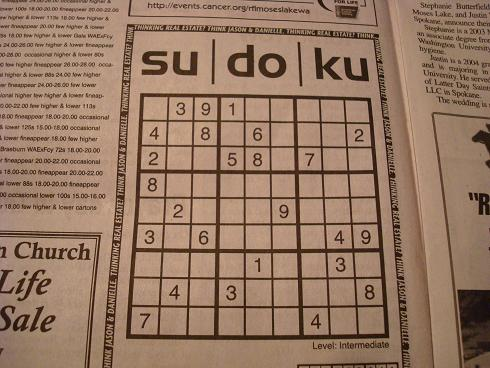
#> input picture cbhsudoku.jpg, 490 x 368 px
$ python -i img_processing.py   (imports and definitions only)
#> lines starting #> are read from the running program, lines starting #| are printed output that depends on the picture; after the words box and inside, x2 and y2 are one past the last pixel; in counts of white or black regions, pixels touching at a corner belong together
#> further down, picture is the input picture: shape (368, 490, 3); mean B, G, R 99.6, 120.7, 150.8
from __future__ import print_function
import cv2
import numpy as np
import os
from matplotlib import pyplot as plt
from IPython.display import clear_output


#Displays the grid lines on top of the warped image...
# [13 lines left out: function displayGrid, not called in this run]


#Preprocesses the input image
def preprocessImage(image, skip_dilation = False):
#> called with skip_dilation = False
    preprocess = cv2.cvtColor(image, cv2.COLOR_BGR2GRAY)
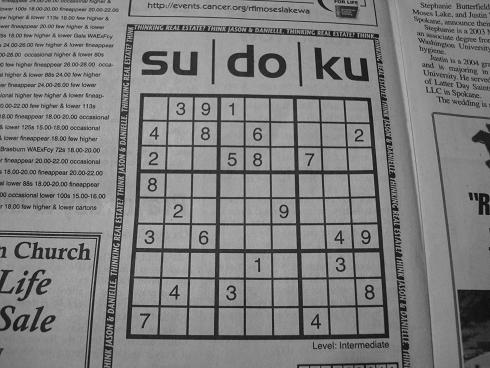
#> preprocess: shape (368, 490); min 4, max 196, mean 127.3
    preprocess = cv2.GaussianBlur(preprocess, (9, 9), 0)
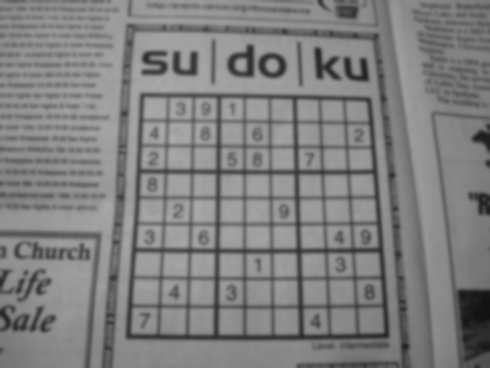
#> preprocess: shape (368, 490); min 18, max 172, mean 127.3
    preprocess = cv2.adaptiveThreshold(preprocess, 255, cv2.ADAPTIVE_THRESH_GAUSSIAN_C, cv2.THRESH_BINARY, 11, 2)
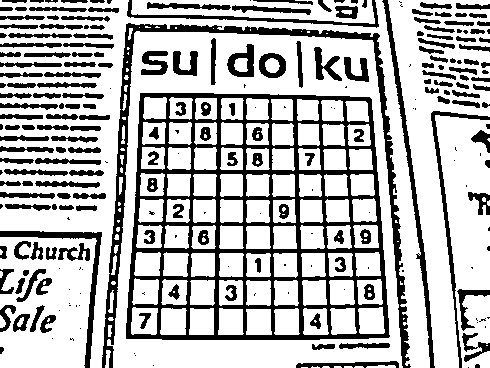
#> preprocess: shape (368, 490); 71.7% white; 248 black regions (74 under 20 px), largest, box (x1, y1, x2, y2) and area: (126, 93, 390, 340) 18027, (102, 23, 411, 368) 6155, (382, 0, 435, 368) 1727

    if not skip_dilation:
        kernel = np.array([[0, 1, 0], [1, 1, 1], [0, 1, 0]], dtype = np.uint8)
        preprocess = cv2.dilate(preprocess, kernel, iterations = 1)
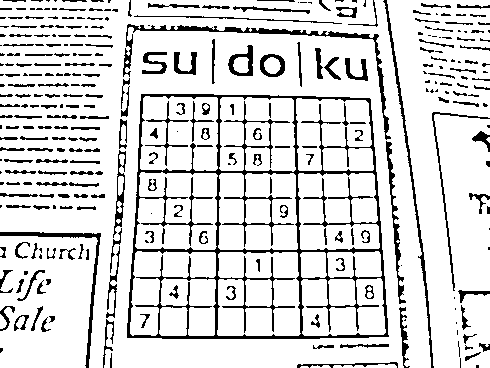
#> preprocess: shape (368, 490); 85% white; black in thin lines or dots
    return preprocess

#Gets the coords of the corner points of largest rectangle...
# [46 lines left out: functions getCoords, warp, extractGrid, not called in this run]

>>> import cv2
>>> picture = cv2.imread('cbhsudoku.jpg')
>>> result = preprocessImage(picture)
